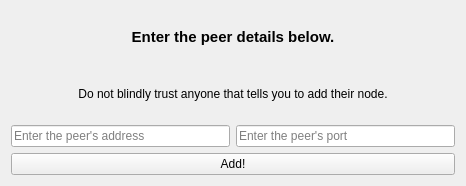
<?xml version="1.0" encoding="UTF-8"?>
<ui version="4.0">
 <class>AddPeerDialog</class>
 <widget class="QWidget" name="AddPeerDialog">
  <property name="geometry">
   <rect>
    <x>0</x>
    <y>0</y>
    <width>466</width>
    <height>186</height>
   </rect>
  </property>
  <property name="windowTitle">
   <string>Add Peer</string>
  </property>
  <layout class="QVBoxLayout" name="verticalLayout_2">
   <item>
    <widget class="QLabel" name="label">
     <property name="font">
      <font>
       <pointsize>11</pointsize>
       <weight>75</weight>
       <bold>true</bold>
      </font>
     </property>
     <property name="text">
      <string>Enter the peer details below.</string>
     </property>
     <property name="alignment">
      <set>Qt::AlignCenter</set>
     </property>
    </widget>
   </item>
   <item>
    <widget class="QLabel" name="label_2">
     <property name="text">
      <string>Do not blindly trust anyone that tells you to add their node.</string>
     </property>
     <property name="alignment">
      <set>Qt::AlignCenter</set>
     </property>
    </widget>
   </item>
   <item>
    <layout class="QHBoxLayout" name="horizontalLayout">
     <item>
      <widget class="QLineEdit" name="peerAddress">
       <property name="placeholderText">
        <string>Enter the peer's address</string>
       </property>
      </widget>
     </item>
     <item>
      <widget class="QLineEdit" name="peerPort">
       <property name="placeholderText">
        <string>Enter the peer's port</string>
       </property>
      </widget>
     </item>
    </layout>
   </item>
   <item>
    <widget class="QPushButton" name="addPeer">
     <property name="text">
      <string>Add!</string>
     </property>
    </widget>
   </item>
  </layout>
 </widget>
 <resources/>
 <connections/>
</ui>
